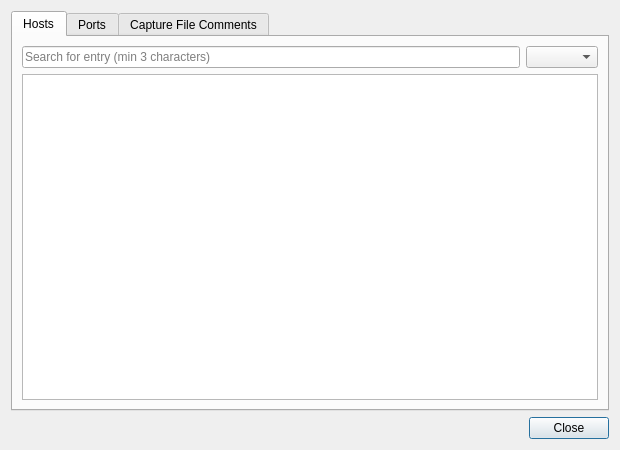
<?xml version="1.0" encoding="UTF-8"?>
<ui version="4.0">
 <class>ResolvedAddressesDialog</class>
 <widget class="QDialog" name="ResolvedAddressesDialog">
  <property name="geometry">
   <rect>
    <x>0</x>
    <y>0</y>
    <width>620</width>
    <height>450</height>
   </rect>
  </property>
  <property name="windowTitle">
   <string>Dialog</string>
  </property>
  <layout class="QVBoxLayout" name="verticalLayout_2">
   <item>
    <widget class="QTabWidget" name="tabWidget">
     <property name="currentIndex">
      <number>0</number>
     </property>
     <widget class="QWidget" name="tab">
      <attribute name="title">
       <string>Hosts</string>
      </attribute>
      <layout class="QVBoxLayout" name="verticalLayout">
       <item>
        <layout class="QHBoxLayout" name="horizontalLayout">
         <item>
          <widget class="QLineEdit" name="txtSearchFilter">
           <property name="placeholderText">
            <string>Search for entry (min 3 characters)</string>
           </property>
          </widget>
         </item>
         <item>
          <widget class="QComboBox" name="cmbDataType"/>
         </item>
        </layout>
       </item>
       <item>
        <widget class="QTableView" name="tblAddresses">
         <property name="editTriggers">
          <set>QAbstractItemView::NoEditTriggers</set>
         </property>
         <property name="sortingEnabled">
          <bool>true</bool>
         </property>
         <attribute name="horizontalHeaderShowSortIndicator" stdset="0">
          <bool>true</bool>
         </attribute>
         <attribute name="verticalHeaderVisible">
          <bool>false</bool>
         </attribute>
        </widget>
       </item>
      </layout>
     </widget>
     <widget class="QWidget" name="tab_3">
      <attribute name="title">
       <string>Ports</string>
      </attribute>
      <layout class="QVBoxLayout" name="verticalLayout_3">
       <item>
        <layout class="QHBoxLayout" name="horizontalLayout_2">
         <item>
          <widget class="QLineEdit" name="txtPortFilter">
           <property name="placeholderText">
            <string>Search for port or name</string>
           </property>
          </widget>
         </item>
         <item>
          <widget class="QComboBox" name="cmbPortFilterType"/>
         </item>
        </layout>
       </item>
       <item>
        <widget class="QTableView" name="tblPorts">
         <property name="sortingEnabled">
          <bool>true</bool>
         </property>
         <attribute name="verticalHeaderVisible">
          <bool>false</bool>
         </attribute>
        </widget>
       </item>
      </layout>
     </widget>
     <widget class="QWidget" name="tab_2">
      <attribute name="title">
       <string>Capture File Comments</string>
      </attribute>
      <layout class="QVBoxLayout" name="verticalLayout_4">
       <item>
        <widget class="QPlainTextEdit" name="plainTextEdit"/>
       </item>
      </layout>
     </widget>
    </widget>
   </item>
   <item>
    <layout class="QHBoxLayout" name="textSearchLayout"/>
   </item>
   <item>
    <widget class="QDialogButtonBox" name="buttonBox">
     <property name="orientation">
      <enum>Qt::Horizontal</enum>
     </property>
     <property name="standardButtons">
      <set>QDialogButtonBox::Close</set>
     </property>
    </widget>
   </item>
  </layout>
  <action name="actionComment">
   <property name="checkable">
    <bool>true</bool>
   </property>
   <property name="checked">
    <bool>true</bool>
   </property>
   <property name="text">
    <string>Comment</string>
   </property>
   <property name="toolTip">
    <string>Show the comment.</string>
   </property>
  </action>
  <action name="actionIPv4HashTable">
   <property name="checkable">
    <bool>true</bool>
   </property>
   <property name="text">
    <string>IPv4 Hash Table</string>
   </property>
   <property name="toolTip">
    <string>Show the IPv4 hash table entries.</string>
   </property>
  </action>
  <action name="actionIPv6HashTable">
   <property name="checkable">
    <bool>true</bool>
   </property>
   <property name="text">
    <string>IPv6 Hash Table</string>
   </property>
   <property name="toolTip">
    <string>Show the IPv6 hash table entries.</string>
   </property>
  </action>
  <action name="actionShowAll">
   <property name="text">
    <string>Show All</string>
   </property>
   <property name="toolTip">
    <string>Show all address types.</string>
   </property>
  </action>
  <action name="actionHideAll">
   <property name="text">
    <string>Hide All</string>
   </property>
   <property name="toolTip">
    <string>Hide all address types.</string>
   </property>
  </action>
  <action name="actionAddressesHosts">
   <property name="checkable">
    <bool>true</bool>
   </property>
   <property name="checked">
    <bool>true</bool>
   </property>
   <property name="text">
    <string>IPv4 and IPv6 Addresses (hosts)</string>
   </property>
   <property name="toolTip">
    <string>Show resolved IPv4 and IPv6 host names in &quot;hosts&quot; format.</string>
   </property>
  </action>
  <action name="actionPortNames">
   <property name="checkable">
    <bool>true</bool>
   </property>
   <property name="checked">
    <bool>true</bool>
   </property>
   <property name="text">
    <string>Port names (services)</string>
   </property>
   <property name="toolTip">
    <string>Show resolved port names in &quot;services&quot; format.</string>
   </property>
  </action>
  <action name="actionEthernetAddresses">
   <property name="checkable">
    <bool>true</bool>
   </property>
   <property name="checked">
    <bool>true</bool>
   </property>
   <property name="text">
    <string>Ethernet Addresses</string>
   </property>
   <property name="toolTip">
    <string>Show resolved Ethernet addresses in &quot;ethers&quot; format.</string>
   </property>
  </action>
  <action name="actionEthernetWKA">
   <property name="checkable">
    <bool>true</bool>
   </property>
   <property name="checked">
    <bool>true</bool>
   </property>
   <property name="text">
    <string>Ethernet Well-Known Addresses</string>
   </property>
   <property name="toolTip">
    <string>Show well-known Ethernet addresses in &quot;ethers&quot; format.</string>
   </property>
  </action>
  <action name="actionEthernetManufacturers">
   <property name="checkable">
    <bool>true</bool>
   </property>
   <property name="checked">
    <bool>true</bool>
   </property>
   <property name="text">
    <string>Ethernet Manufacturers</string>
   </property>
   <property name="toolTip">
    <string>Show Ethernet manufacturers in &quot;ethers&quot; format.</string>
   </property>
  </action>
 </widget>
 <resources/>
 <connections>
  <connection>
   <sender>buttonBox</sender>
   <signal>accepted()</signal>
   <receiver>ResolvedAddressesDialog</receiver>
   <slot>accept()</slot>
   <hints>
    <hint type="sourcelabel">
     <x>248</x>
     <y>254</y>
    </hint>
    <hint type="destinationlabel">
     <x>157</x>
     <y>274</y>
    </hint>
   </hints>
  </connection>
  <connection>
   <sender>buttonBox</sender>
   <signal>rejected()</signal>
   <receiver>ResolvedAddressesDialog</receiver>
   <slot>reject()</slot>
   <hints>
    <hint type="sourcelabel">
     <x>316</x>
     <y>260</y>
    </hint>
    <hint type="destinationlabel">
     <x>286</x>
     <y>274</y>
    </hint>
   </hints>
  </connection>
 </connections>
</ui>
